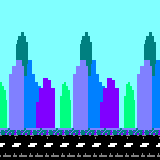

Below is a game level as drawn by its tile map, then a one-line description and the .tmx that defines it (tile-layer data replaced by summaries):
An orthogonal 10x10 tile map with 16x16 px tiles, 1 tile layer (Capa de Patrones 1).

<map version="1.0" orientation="orthogonal" renderorder="right-down" width="10" height="10" tilewidth="16" tileheight="16" nextobjectid="1">
 <tileset firstgid="1" name="FONDOESTIRADO2" tilewidth="16" tileheight="16" tilecount="25">
  <image source="FONDOESTIRADO2.png" width="80" height="80" />
 </tileset>
 <layer name="Capa de Patrones 1" width="10" height="10">
  <data>[100 cells, 100 non-empty, 18 distinct tile ids]</data>
 </layer>
</map>
